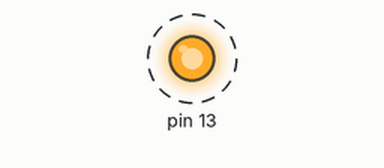
This sketch was run on a simulated Arduino Mega 2560, built with avr-gcc and run on an emulated ATmega2560. Shown: output pins drawn as LEDs (lit = HIGH). Dashed ring = blinking.

Above: at 0.5 s.
Timing chart, 0 to 4.7 s (numbered marks = the images above):
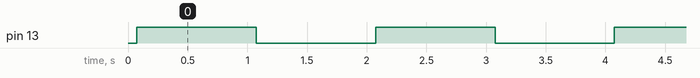

Measured:
- by itself, pin 13: alternates HIGH for 1.0 s and LOW for 1.0 s

The sketch:

QuaternionTests.ino
```cpp
#include <quaternion.h>
#include <dh_logger.h>
#include <dh_arduino_logger.h>

uint16_t flash=40;

void setup(){
	pinMode(13, OUTPUT);
	Serial1.begin(115200);
	Serial1.print("Test Start\n");

  double dX = 21;
  double dY = 1;
  double dZ = -72;

  double axisAngle = sqrt(dX*dX+dY*dY+dZ*dZ);

  dX = dX/axisAngle;
  dY = dY/axisAngle;
  dZ = dZ/axisAngle;

  double normalized =dX*dX+dY*dY+dZ*dZ;

  if ( normalized >1.01 || normalized < .99 ){
  	Serial1.print ("This is not right way to normalize ");
  	Serial1.println(dX*dX+dY*dY+dZ*dZ);
  	return;
  }

	Quaternion <double>a(0,0,90); //90 degrees on Z

	normalized = sqrt(.5);

	if (a.w > normalized+.01 || a.w< normalized-.01){
		Serial1.print ("Expected aW:");
		Serial1.print (a.w);
		Serial1.print (" == ");
  		Serial1.println(normalized);
  		return;
	}

	if (a.z > normalized+.01 || a.z< normalized-.01){
		Serial1.print ("Expected aZ:");
		Serial1.print (a.z);
		Serial1.print (" == ");
  		Serial1.println(normalized);
  		return;
	}

	if (a.x > .01 || a.x< -.01){
		Serial1.print ("Expected aX:");
		Serial1.print (a.x);
		Serial1.print (" == ");
  		Serial1.println(0);
  		return;
	}

	if (a.y > .01 || a.y< -.01){
		Serial1.print ("Expected aY:");
		Serial1.print (a.y);
		Serial1.print (" == ");
  		Serial1.println(0);
  		return;
	}

	double out[3]{0,0,0};
	a.getEuler(out);


	if (out[2]*57.2957795131 > 90.01 || out[2]*57.2957795131< 89.99){
		Serial1.print ("Expected heading of ");
		Serial1.print (out[2]*57.2957795131);
		Serial1.print (" == ");
  		Serial1.println(90);
  		return;
	}

	a = Quaternion<double>(45,0,45); //90 degrees on x


	Serial1.print(a.x,6);

	Serial1.print(",");
	Serial1.print(a.y,6);

	Serial1.print(",");
	Serial1.println(a.z,6);

		a.getEuler(out);

	Serial1.print(out[0]*57.2957795131,6);
	Serial1.print(",");
	Serial1.print(out[1]*57.2957795131,6);
	Serial1.print(",");
	Serial1.println(out[2]*57.2957795131,6);

	Serial1.println("Testing a series of rotations");

	a = Quaternion<double>(0,0,360); //90 degrees on x

	Serial1.print(a.w,6);
	Serial1.print(",");
	Serial1.print(a.x,6);
	Serial1.print(",");
	Serial1.print(a.y,6);
	Serial1.print(",");
	Serial1.println(a.z,6);

	Quaternion<double> b(0,0,1);
		Serial1.print(b.w,6);
	Serial1.print(",");
	Serial1.print(b.x,6);
	Serial1.print(",");
	Serial1.print(b.y,6);
	Serial1.print(",");
	Serial1.println(b.z,6);

	for (int i = 0 ; i < 10 ; i ++){
		a = b*a;

	a.getEuler(out);

	Serial1.print(out[2]*57.2957795131,6);
	Serial1.print(">");
	Serial1.print(a.w,6);
	Serial1.print(",");
	Serial1.print(a.x,6);
	Serial1.print(",");
	Serial1.print(a.y,6);
	Serial1.print(",");
	Serial1.println(a.z,6);

	}

	if (out[2]*57.2957795131 > 10.01 || out[2]*57.2957795131< 9.99){
		Serial1.print ("Expected heading of ");
		Serial1.print (out[2]*57.2957795131);
		Serial1.print (" == ");
  		Serial1.println(10);
  		return;
	}

	a = Quaternion<double>(0,0,360); //90 degrees on x
	b = Quaternion<double>(90,0,90); //90 degrees on x
	a = b*a;
	a.getEuler(out);
	Serial1.print(out[2]*57.2957795131,6);
	Serial1.print(">");
	Serial1.print(a.w,6);
	Serial1.print(",");
	Serial1.print(a.x,6);
	Serial1.print(",");
	Serial1.print(a.y,6);
	Serial1.print(",");
	Serial1.println(a.z,6);

 	b = Quaternion<double>(0,0,0); //90 degrees on x

 	a=b*a;

	a.getEuler(out);
 	Serial1.print(out[2]*57.2957795131,6);
	Serial1.print(">");
	Serial1.print(a.w,6);
	Serial1.print(",");
	Serial1.print(a.x,6);
	Serial1.print(",");
	Serial1.print(a.y,6);
	Serial1.print(",");
	Serial1.println(a.z,6);

	 b = Quaternion<double>(-90,0,-90); //90 degrees on x

	  a=b*a;

	a.getEuler(out);
 	Serial1.print(out[2]*57.2957795131,6);
	Serial1.print(">");
	Serial1.print(a.w,6);
	Serial1.print(",");
	Serial1.print(a.x,6);
	Serial1.print(",");
	Serial1.print(a.y,6);
	Serial1.print(",");
	Serial1.println(a.z,6);


	 flash = 1000;


	Serial1.println("Done");

}

void loop() {
  digitalWrite(13, HIGH);   // turn the LED on (HIGH is the voltage level)
  delay(flash);               // wait for a second
  digitalWrite(13, LOW);    // turn the LED off by making the voltage LOW
  delay(flash);               // wait for a second
}
```
